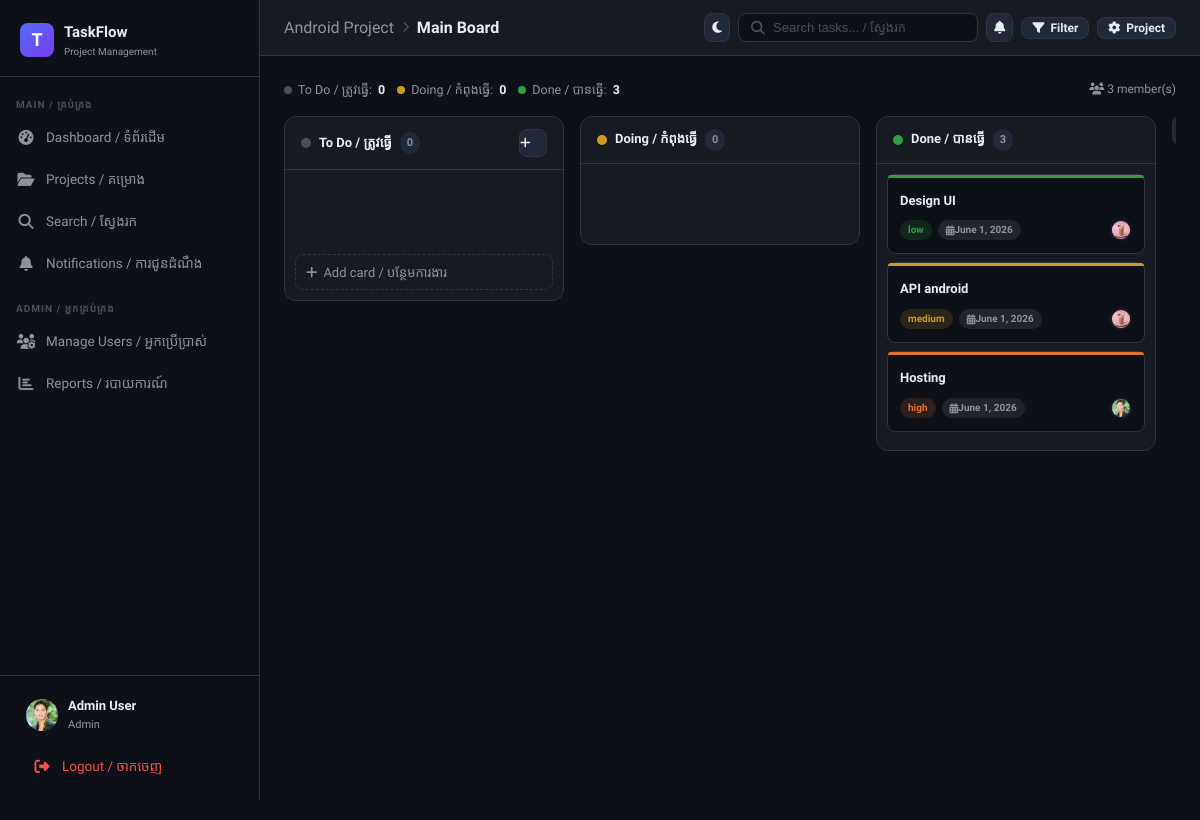
/projects/4/boards/4/ (signed in), run on the app's committed database.
### core/models.py (models this page shows, shortened)
class User(AbstractUser):
    ROLE_CHOICES = [("admin", "Admin"), ("member", "Member")]
    role = models.CharField(max_length=10, choices=ROLE_CHOICES, default="member")
    avatar = models.ImageField(upload_to="avatars/", blank=True, null=True)
    is_active = models.BooleanField(default=True)
    @property
    def is_admin(self):
        return self.role == "admin"

class Project(models.Model):
    STATUS_CHOICES = [("active", "Active"), ("archived", "Archived")]
    owner = models.ForeignKey(
        User, on_delete=models.CASCADE, related_name="owned_projects"
    )
    name = models.CharField(max_length=150)
    description = models.TextField(blank=True)
    status = models.CharField(
        max_length=20,
        choices=[("active", "Active"), ("completed", "Completed")],
        default="active",
    )
    created_at = models.DateTimeField(auto_now_add=True)
    updated_at = models.DateTimeField(auto_now=True)

class Board(models.Model):
    project = models.ForeignKey(
        Project, on_delete=models.CASCADE, related_name="boards"
    )
    name = models.CharField(max_length=100)
    background = models.CharField(max_length=50, blank=True, default="#1e293b")
    position = models.IntegerField(default=0)
    created_at = models.DateTimeField(auto_now_add=True)
    class Meta:
        ordering = ["position"]

class List(models.Model):
    board = models.ForeignKey(Board, on_delete=models.CASCADE, related_name="lists")
    title = models.CharField(max_length=100)
    position = models.IntegerField(default=0)
    created_at = models.DateTimeField(auto_now_add=True)
    class Meta:
        ordering = ["position"]

class Card(models.Model):
    PRIORITY_CHOICES = [
        ("low", "Low"),
        ("medium", "Medium"),
        ("high", "High"),
        ("critical", "Critical"),
    ]
    STATUS_CHOICES = [("todo", "To Do"), ("doing", "Doing"), ("done", "Done")]
    list = models.ForeignKey(List, on_delete=models.CASCADE, related_name="cards")
    created_by = models.ForeignKey(
        User, on_delete=models.CASCADE, related_name="created_cards"
    )
    title = models.CharField(max_length=200)
    description = models.TextField(blank=True)
    priority = models.CharField(
        max_length=10, choices=PRIORITY_CHOICES, default="medium"
    )
    status = models.CharField(max_length=10, choices=STATUS_CHOICES, default="todo")
    deadline = models.DateField(null=True, blank=True)
    position = models.IntegerField(default=0)
    labels = models.ManyToManyField(Label, blank=True, related_name="cards")
    assignees = models.ManyToManyField(
        User, blank=True, related_name="assigned_cards", through="CardAssignment"
    )
    created_at = models.DateTimeField(auto_now_add=True)
    updated_at = models.DateTimeField(auto_now=True)
    class Meta:
        ordering = ["position"]
    @property
    def is_overdue(self):
        if self.deadline and self.status != "done":
            return self.deadline < timezone.now().date()
        return False

### core/views.py (the view)
# urls.py: path('projects/<int:project_id>/boards/<int:board_id>/', views.board_view, name='board'),
@login_required
def board_view(request, project_id, board_id):
    project = get_object_or_404(Project, id=project_id)
    board = get_object_or_404(Board, id=board_id, project=project)
    if not can_access_project(request.user, project):
        return redirect("projects")
    can_lead = is_project_leader(request.user, project)
    visible_cards = Card.objects.prefetch_related("assignees", "labels")
    if not can_lead:
        visible_cards = visible_cards.filter(Q(assignees=request.user) | Q(status="todo")).distinct()
    lists = list(
        board.lists.prefetch_related(
            Prefetch("cards", queryset=visible_cards, to_attr="visible_cards")
        ).all()
    )
    for lst in lists:
        lst.can_add_card = can_lead and list_status(lst) == "todo"
    members = ProjectMember.objects.filter(project=project).select_related("user")
    labels = project.labels.all()
    all_boards = project.boards.all()
    context = {
        "project": project,
        "board": board,
        "lists": lists,
        "members": members,
        "labels": labels,
        "all_boards": all_boards,
        "can_lead": can_lead,
        "unread_count": request.user.notifications.filter(is_read=False).count(),
    }
    return render(request, "board/kanban.html", context)

### core/views.py (called while the page is built)
def is_project_leader(user, project):
    if not user.is_authenticated:
        return False
    return (
        user.is_admin
        or project.owner_id == user.id
        or ProjectMember.objects.filter(project=project, user=user, role="owner").exists()
    )

def can_access_project(user, project):
    if not user.is_authenticated:
        return False
    return (
        user.is_admin
        or project.owner_id == user.id
        or ProjectMember.objects.filter(project=project, user=user).exists()
    )

def list_status(lst):
    title = lst.title.lower()
    if title.startswith("doing"):
        return "doing"
    if title.startswith("done"):
        return "done"
    if title.startswith("to do") or title.startswith("todo"):
        return "todo"
    return None

### templates/board/kanban.html (shortened to what this page needs)
{% extends 'base.html' %}
{% block page_title %}
<div style="display:flex;align-items:center;gap:8px">
  <a href="{% url 'project_detail' project.id %}" style="color:var(--text-muted);text-decoration:none;font-weight:400">{{ project.name }}</a>
  <i class="fa-solid fa-chevron-right" style="font-size:11px;color:var(--text-faint)"></i>
  <span>{{ board.name }}</span>
</div>
{% endblock %}
{% block topbar_extra %}
<div style="display:flex;gap:8px;align-items:center">
  <button class="btn btn-secondary btn-sm" onclick="showModal('filterModal')">
    <i class="fa-solid fa-filter"></i> Filter
  </button>
  <a href="{% url 'project_detail' project.id %}" class="btn btn-secondary btn-sm">
    <i class="fa-solid fa-gear"></i> Project
  </a>
</div>
{% endblock %}
{% block content %}
<div style="display:flex;align-items:center;gap:12px;margin-bottom:16px;flex-wrap:wrap">
  {% for l in lists %}
  <div style="display:flex;align-items:center;gap:6px;font-size:12.5px;color:var(--text-muted)">
    <span style="width:8px;height:8px;border-radius:50%;background:{% if 'Do' in l.title and 'ing' in l.title %}var(--yellow){% elif 'Done' in l.title %}var(--green){% else %}var(--text-faint){% endif %}"></span>
    {{ l.title }}: <strong style="color:var(--text-primary)">{{ l.visible_cards|length }}</strong>
  </div>
  {% endfor %}
  <div style="margin-left:auto;display:flex;gap:8px">
    <div style="font-size:12px;color:var(--text-muted)">
      <i class="fa-solid fa-users"></i> {{ members|length }} member(s)
    </div>
  </div>
</div>
<div class="kanban-board" id="kanbanBoard">
  {% for list in lists %}
  <div class="kanban-col" data-list-id="{{ list.id }}">
    <div class="kanban-col-header">
      <div style="display:flex;align-items:center;gap:8px">
        <span style="width:10px;height:10px;border-radius:50%;background:{% if 'Doing' in list.title %}var(--yellow){% elif 'Done' in list.title %}var(--green){% else %}var(--text-faint){% endif %}"></span>
        <span class="kanban-col-title">{{ list.title }}</span>
        <span class="col-count">{{ list.visible_cards|length }}</span>
      </div>
      {% if list.can_add_card %}
      <button class="btn btn-icon btn-secondary" style="width:28px;height:28px;padding:0;font-size:12px" onclick="toggleAddCard({{ list.id }})">
        <i class="fa-solid fa-plus"></i>
      </button>
      {% endif %}
    </div>
    <div class="kanban-cards" id="cards-{{ list.id }}"{% if can_lead %} ondragover="dragOver(event)" ondrop="drop(event, {{ list.id }})"{% endif %}>
      {% for card in list.visible_cards %}
      <div class="kanban-card" id="card-{{ card.id }}"{% if can_lead %} draggable="true"
           ondragstart="dragStart(event, {{ card.id }})"
           ondragend="dragEnd(event)"{% endif %}
           onclick="window.location='{% url 'card_detail' card.id %}'">
        <div class="card-priority-bar {{ card.priority }}"></div>
        <div class="kanban-card-title">{{ card.title }}</div>
        <div class="card-meta">
          <span class="badge badge-{{ card.priority }}" style="font-size:10px">{{ card.priority }}</span>
          {% if card.deadline %}
          <span class="badge {% if card.is_overdue %}badge-overdue{% else %}badge-todo{% endif %}" style="font-size:10px">
            <i class="fa-solid fa-calendar-days"></i> {{ card.deadline }}
          </span>
          {% endif %}
          <div class="card-assignees">
            {% for assignee in card.assignees.all|slice:":3" %}
            <div class="card-assignee-avatar" title="{{ assignee.username }}">
              {% if assignee.avatar %}<img src="{{ assignee.avatar.url }}" style="width:100%;height:100%;object-fit:cover;border-radius:50%">
              {% else %}{{ assignee.username|first|upper }}{% endif %}
            </div>
            {% endfor %}
          </div>
        </div>
      </div>
      {% endfor %}
    </div>
    {% if list.can_add_card %}
    <button class="add-card-btn" onclick="toggleAddCard({{ list.id }})">
      <i class="fa-solid fa-plus"></i> Add card / បន្ថែមការងារ
    </button>
    {% endif %}
  </div>
  {% endfor %}
  {% if can_lead %}
  <div style="flex-shrink:0;width:280px">
    <div id="addListToggle">
      <button class="btn btn-secondary" onclick="document.getElementById('addListToggle').style.display='none';document.getElementById('addListForm').style.display='block'" style="width:100%;justify-content:center;border-style:dashed">
      </button>
    </div>
  </div>
  {% endif %}
</div>
{% endblock %}

### templates/base.html (shortened to what this page needs)
{% load static %}
<!doctype html>
<html lang="km-en">
  <head>
    <link rel="stylesheet" href="{% static 'css/main.css' %}" />
    <link
      rel="stylesheet"
      href="https://cdnjs.cloudflare.com/ajax/libs/font-awesome/6.5.0/css/all.min.css"
    />
  </head>
  <body>
    <aside class="sidebar" id="sidebar">
      <div class="sidebar-logo">
        <div class="logo-icon">T</div>
        <div>
          <div class="logo-text">TaskFlow</div>
          <div class="logo-sub">Project Management</div>
        </div>
      </div>
      <nav class="sidebar-nav">
        <div class="nav-section">Main / គ្រប់គ្រង</div>
        <a
          href="{% url 'dashboard' %}"
          class="nav-link {% if request.resolver_match.url_name == 'dashboard' %}active{% endif %}"
        >
          <span class="nav-icon"><i class="fa-solid fa-gauge-high"></i></span>
          Dashboard / ទំព័រដើម
        </a>
        <a
          href="{% url 'projects' %}"
          class="nav-link {% if 'project' in request.resolver_match.url_name %}active{% endif %}"
        >
          <span class="nav-icon"><i class="fa-solid fa-folder-open"></i></span>
          Projects / គម្រោង
        </a>
        <a
          href="{% url 'search' %}"
          class="nav-link {% if request.resolver_match.url_name == 'search' %}active{% endif %}"
        >
          <span class="nav-icon"
            ><i class="fa-solid fa-magnifying-glass"></i
          ></span>
          Search / ស្វែងរក
        </a>
        <a
          href="{% url 'notifications' %}"
          class="nav-link {% if request.resolver_match.url_name == 'notifications' %}active{% endif %}"
        >
          <span class="nav-icon"><i class="fa-solid fa-bell"></i></span>
          Notifications / ការជូនដំណឹង
        </a>
        {% if user.is_admin %}
        <div class="nav-section" style="margin-top: 8px">
          Admin / អ្នកគ្រប់គ្រង
        </div>
        <a
          href="{% url 'admin_users' %}"
          class="nav-link {% if request.resolver_match.url_name == 'admin_users' %}active{% endif %}"
        >
          <span class="nav-icon"><i class="fa-solid fa-users-gear"></i></span>
          Manage Users / អ្នកប្រើប្រាស់
        </a>
        <a
          href="{% url 'admin_reports' %}"
          class="nav-link {% if request.resolver_match.url_name == 'admin_reports' %}active{% endif %}"
        >
          <span class="nav-icon"><i class="fa-solid fa-chart-bar"></i></span>
          Reports / របាយការណ៍
        </a>
        {% endif %}
      </nav>
      <div class="sidebar-footer">
        <a href="{% url 'profile' %}" class="user-card">
          <div class="user-avatar">
            {% if user.avatar %}<img src="{{ user.avatar.url }}" alt="" />
            {% else %}{{ user.username|first|upper }}{% endif %}
          </div>
          <div class="user-info">
            <div class="user-name">
              {{ user.get_full_name|default:user.username }}
            </div>
            <div class="user-role">{{ user.role }}</div>
          </div>
        </a>
        <a
          href="{% url 'logout' %}"
          class="nav-link"
          style="margin-top: 4px; color: var(--red)"
        >
          <span class="nav-icon"
            ><i class="fa-solid fa-right-from-bracket"></i
          ></span>
          Logout / ចាកចេញ
        </a>
      </div>
    </aside>
    <div class="main-content">
      <div class="topbar">
        <div class="topbar-title">{% block page_title %}{% endblock %}</div>
        <div class="topbar-actions">
          <button
            id="themeToggle"
            class="btn btn-icon btn-secondary"
            type="button"
          >
            <i class="fa-solid fa-moon" id="themeIcon"></i>
          </button>
          <form action="{% url 'search' %}" method="get" class="search-bar">
            <i
              class="fa-solid fa-magnifying-glass"
              style="color: var(--text-faint)"
            ></i>
            <input
              type="text"
              name="q"
              placeholder="Search tasks... / ស្វែងរក"
              value="{{ request.GET.q }}"
            />
          </form>
          <a
            href="{% url 'notifications' %}"
            class="btn btn-icon btn-secondary"
            style="position: relative"
          >
            <i class="fa-solid fa-bell"></i>
          </a>
          {% block topbar_extra %}{% endblock %}
        </div>
      </div>
      <div class="page-content">
         {% block content %}{% endblock %}
      </div>
    </div>
  </body>
</html>

### templates/board/kanban.html (style rules this page uses)
.kanban-board { padding-bottom: 24px; }

### data on the page
User: avatar (picture), get_full_name "Admin User", role "Admin"
Project: name "Android Project"
Board: name "Main Board"
List: title "To Do / ត្រូវធ្វើ", visible_cards|length "0"
List: title "Doing / កំពុងធ្វើ", visible_cards|length "0"
List: title "Done / បានធ្វើ", visible_cards|length "3"
Card: title "Design UI", priority "low", deadline "June 1, 2026"
User: avatar (picture)
Card: title "API android", priority "medium", deadline "June 1, 2026"
Card: title "Hosting", priority "high", deadline "June 1, 2026"

### other printed values
{{ members|length }} "3"
